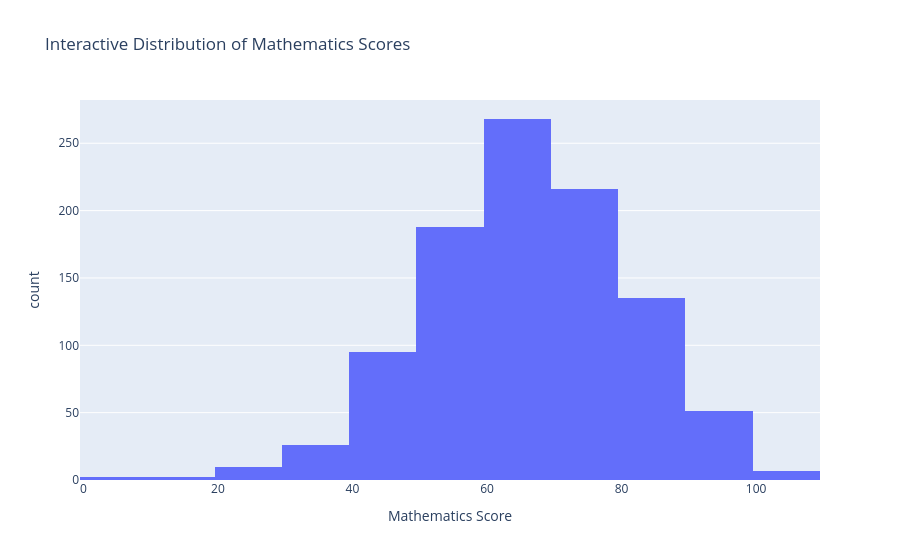

Source (notebook cell):
### Code cell
fig = px.histogram(
    df,
    x="math_score",
    nbins=15,
    title="Interactive Distribution of Mathematics Scores",
    labels={"math_score": "Mathematics Score"}
)

fig.show()

### Figure 1 — Plotly figure (JSON) as saved in the notebook; plotly's stock layout.template omitted (floating-point values rounded to 4 significant figures; data arrays with more than 128 entries replaced by an {"elided": "..."} marker saying what was removed)
{"data": [{"bingroup": "x", "hovertemplate": "Mathematics Score=%{x}<br>count=%{y}<extra></extra>", "legendgroup": "", "marker": {"color": "#636efa", "pattern": {"shape": ""}}, "name": "", "nbinsx": 15, "orientation": "v", "showlegend": false, "type": "histogram", "x": {"elided": "1000 int values"}, "xaxis": "x", "yaxis": "y"}], "layout": {"barmode": "relative", "legend": {"tracegroupgap": 0}, "title": {"text": "Interactive Distribution of Mathematics Scores"}, "xaxis": {"anchor": "y", "domain": [0, 1], "title": {"text": "Mathematics Score"}}, "yaxis": {"anchor": "x", "domain": [0, 1], "title": {"text": "count"}}}}
